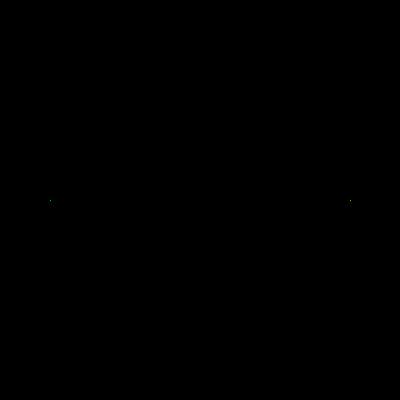
Frame 1 (no input)
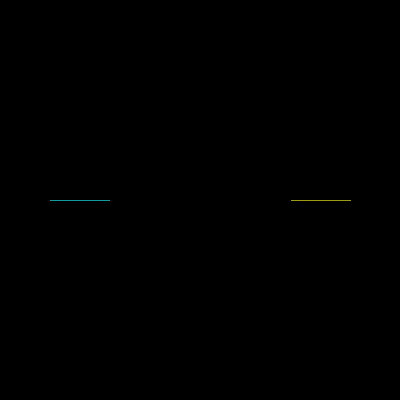
Frame 60 (the mouse pressed at the canvas centre just before this capture)
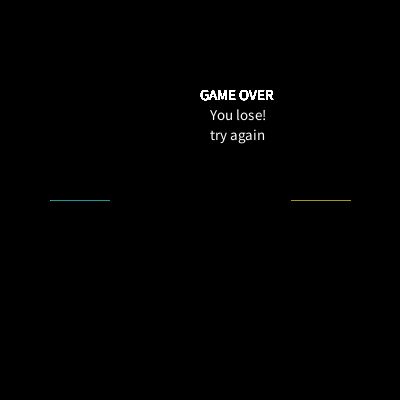
Frame 120 (the mouse held since frame 60 and released just before this capture)

The Processing sketch that drew these frames (run headless with seeded random() and noise(); from frame 60 on, the mouse is pressed at the canvas centre):

// Processing sketch: processing_78196
// ── processing_78196.pde

//Jarvis Law, Tron Game, CP1 mods 16-17
int x=50;
int y=200;
int direction=RIGHT;
int compX=350;
int compY=200;
int compDir=LEFT;
boolean gameOver=false;
void setup()
{
  size(400, 400);
  background(0);
  frameRate(60);
}
void draw()
{
  stroke(56, 36, 255);
  if (gameOver==true)
  {
    text("GAME OVER", 200, 100);
  }
  else
  {
    human();
    if (gameOver==false)
    {    
      computer();
    }
  }
}
void human()
{
  if (get(x, y) != color(0, 0, 0))
  {
    gameOver=true;
    textSize(15);
    text("You lose!", 210, 120);
    text("try again",210, 140);

  }
  stroke(27, 217, 222);
  point(x, y);

  if (direction==RIGHT)
  {
    x++;
  }
  else
  {
    if (direction==LEFT)
    {
      x--;
    }
    if (direction==UP)
    {
      y--;
    }
    if (direction==DOWN)
    {
      y++;
    }
  }
}
void keyPressed()
{
  if (key=='a')
  {
    direction=LEFT;
  }
  else if (key=='d')
  {
    direction=RIGHT;
  }
  else if (key=='w')
  {
    direction=UP;
  }
  else if (key=='s')
  {
    direction=DOWN;
  }
}
void computer()
{
  if (get(compX, compY) != color(0, 0, 0))
  {
    gameOver=true;
    text("You win!", 210, 120);
  }
  stroke(224, 217, 27);
  point(compX, compY);

  if (compDir==RIGHT)
  {
    compX++;
    if (get(compX+1, compY) !=color(0, 0, 0))
    {
      compDir=UP;
    }
  }
  else
  {
    if (compDir==LEFT)
    {
      compX--;
      if (get(compX-1, compY) !=color(0, 0, 0))
      {
        compDir=DOWN;
      }
    }
    if (compDir==UP)
    {
      compY--;
      if (get(compX, compY-1) !=color(0, 0, 0))
      {
        compDir=LEFT;
      }
    }
    if (compDir==DOWN)
    {
      compY++;
      if (get(compX, compY+1) !=color(0, 0, 0))
      {
        compDir=RIGHT;
      }
    }
  }
}

void mousePressed()
{
  if (mousePressed = true)

  {
    background(0);
    x=50;
    y=200;
    direction=RIGHT;
    compX=350;
    compY=200;
    compDir=LEFT;
    gameOver=false;
  }
}
